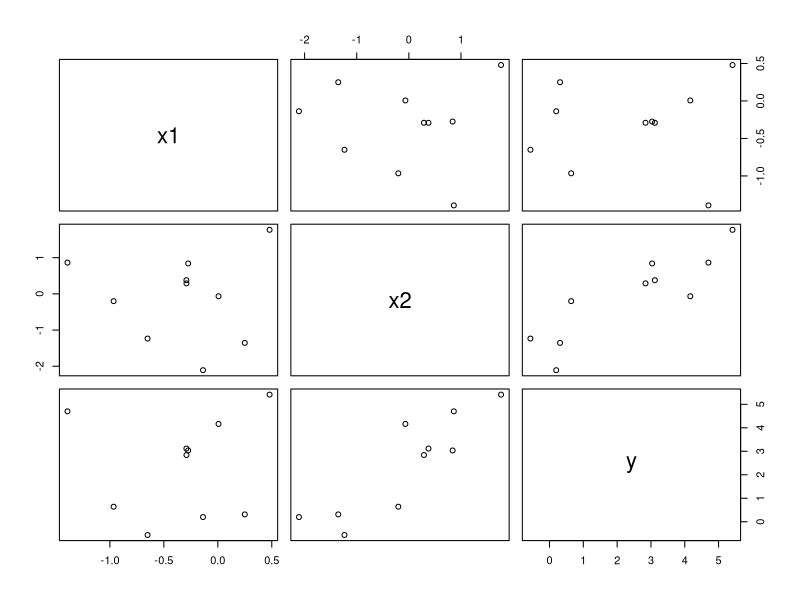

This figure's R source:
#### Stat 579: Statistical Analysis With Missing Data
#### R handout 1

## - Simulation excploration for mean imputation

## (1)Distortion of associations
## (2)Overconfidence in results

# Clean your environment
rm(list=ls())

# Set a seed so you can reproduce all the results
set.seed(1345)


## First, do one run of the simulation: generate one dataset and compute estimates we want

# generating fully observed data (x_1, x_2, y), then make some y numbers missing (MCAR)
# linear relationship: E(y) = x_1 + 2 x_2 

# Sample size
n <- 10
# x1 
x1 <- rnorm(n)
x1
# x2|x1 
pbeta1 <- c(0,0)
x2 <- rnorm(n, mean = pbeta1[1] + pbeta1[2]*x1)
x2
# y|(x1,x2)
pbeta2 <- c(3,1,2)
y <- rnorm(n, mean = pbeta2[1] + pbeta2[2]*x1 + pbeta2[3]*x2)
y

# The full data 
full_data <- data.frame(x1=x1, x2=x2, y=y)
full_data
pairs(full_data)

# Now generate missing data under MCAR,
#  response indicators are independent with prob of missingness p_mis

obs_data <- full_data

p_mis <- .2
set.seed(1345)
runif(n)
set.seed(1345)
mis_ind <- rep(runif(n) < p_mis)
mis_ind

obs_data[,3][mis_ind] <- NA
obs_data

# Estimated means with observed data in each column
mu1 <- colMeans(obs_data, na.rm=TRUE)

# Mean imputation

imp_data <- mapply(
  function(x, y){
    x[is.na(x)] <- y 
    return(x)
  }, 
  obs_data, mu1)

class(imp_data)  #matrix, need to change to data frame

imp_data <- as.data.frame(imp_data)

# Regression coefficients estimation

# True values
pbeta

# Regress y on x1 and x2 based on the imputed data
lm_imp<- lm(y ~ x1 + x2, data=imp_data)
summary(lm_imp)
# Coefficients estimated based on imputed data
lm_imp$coefficients


# Regress y on x1 and x2 based on the complete cases
lm_cc <- lm(y ~ x1 + x2, data=obs_data) 
summary(lm_cc)
# same as using data=obs_data[complete.cases(obs_data),]
# Coefficients estimated based on complete cases
lm_cc$coefficients

# How about means?

# Mean imputation estimator of the mean of y, mu_mimp
mean(imp_data$y)
mean(full_data$y)
mean(obs_data$y,na.rm=TRUE)

# And its naively estimated variance, var_naive_mimp
var(imp_data$y)/n

# Compare with estimated variance based on observed values
var(obs_data$y, na.rm=TRUE)/sum(!is.na(obs_data$y))

# But these are results for a single realization of the data.
# We care about properties of these estimators over repeated sampling!

###########################################################################################
###########################################################################################
## Start with simulation study
rm(list=ls())

##some parameters that my change, set them as variables in a function
#Recall that
# Sample size
n <- 1000
# Number of repetitions
r <- 1000
# True betas 
pbeta <- c(3, 1, 2)
# Missing data generated under MCAR, 
pmis <- .2

#define a simulation function with parameters n, pbeta, pmis, r

simufun <- function(n,pbeta,pmis,r){

# Matrices to store simulation results:
#  - three betas under mean imputation, three betas from complete cases
results1 <- matrix(NA,r,6)
#  - mean of x3, naive variance of mean, complete case var of mean
results2 <- matrix(NA,r,3)


colnames(results1) <- c("beta0_imp","beta1_imp","beta2_imp",
                                  "beta0_cc","beta1_cc","beta2_cc")

colnames(results2) <- c("mu_mimp","var_naive_mimp","var_ac")

#loop
for(i in 1:r){
  #first generate a sample
  x1 <- rnorm(n)
  x2 <- rnorm(n)
  y <- rnorm(n, mean = pbeta[1] + pbeta[2]*x1 + pbeta[3]*x2)
  
  # The full data
  full_data <- data.frame(x1=x1, x2=x2, y=y)
  
  # Now generate missing data under MCAR, so we have observed data with missing obsns
  obs_data <- full_data
  mis_inds <- runif(n) < pmis
  obs_data[,3][mis_inds] <- NA
  
  # Estimated means with observed data in each column
  mu1 <- colMeans(obs_data, na.rm=TRUE)
  
  # Mean imputation, now we also have imputed full data
  imp_data <- mapply(
    function(x, y){
      x[is.na(x)] <- y 
      return(x)
    }, 
    obs_data, mu1)
  
  
  imp_data <- as.data.frame(imp_data)
  
  # Regress y on x1 and x2 based on the imputed data
  lm_imp <- lm(y ~ x1 + x2, data=imp_data)
  
  # Regress y on x1 and x2 based on the complete cases
  lm_cc <- lm(y ~ x1 + x2, data=obs_data)
  
  # Store beta estimates based on imputed data and complete cases
  results1[i,] <- c(lm_imp$coefficients, lm_cc$coefficients)
  
  # Mean imputation estimator of the mean of y
  mu_mimp <- mean(imp_data$y)
  
  # And its naively estimated variance
  var_naive_mimp <- var(imp_data$y)/n
  
  # Compare with estimated variance based on obs values
  var_ac <- var(obs_data$y, na.rm=TRUE)/sum(!is.na(obs_data$y))
  
  results2[i,] <- c(mu_mimp,var_naive_mimp,var_ac)
  }

meanresults1<-colMeans(results1)
meanresults2<-colMeans(results2)

list(meanresults1=meanresults1,meanresults2=meanresults2)
}

##now we are done with simulation function, next run simulations with specified parameters, for example
# Sample size
n <- 1000
# Number of repetitions
r <- 1000
# True betas 
pbeta <- c(3, 1, 2)
# Missing data generated under MCAR, 
pmis <- .2

simufun(n,pbeta,pmis,r)


